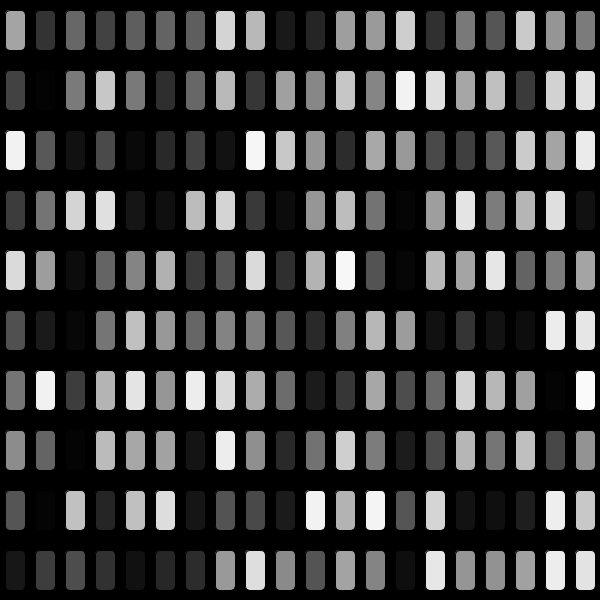
Frame 1 (no input)
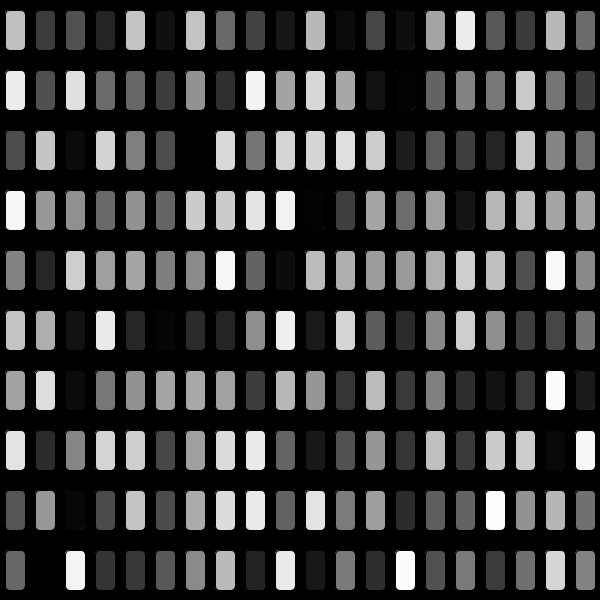
Frame 2 (the mouse pressed at the canvas centre, redrawn once)

The Processing sketch that drew these frames (run headless with seeded random() and noise(); the mouse was pressed at the canvas centre and the sketch redrawn once):

// Processing sketch: processing_147860
// ── processing_147860.pde

void setup() {
  size (600, 600);
  smooth();
  background(0);
  noLoop();
}

void draw() {
  for (int i=5; i<width; i=i+30) {
    for (int j=10; j<height; j=j+60) {
      fill(random(255));
      rect(i, j, 20, 40, 5);
    }
  }
}

void keyPressed() {
  background(0);
  redraw();
} 
